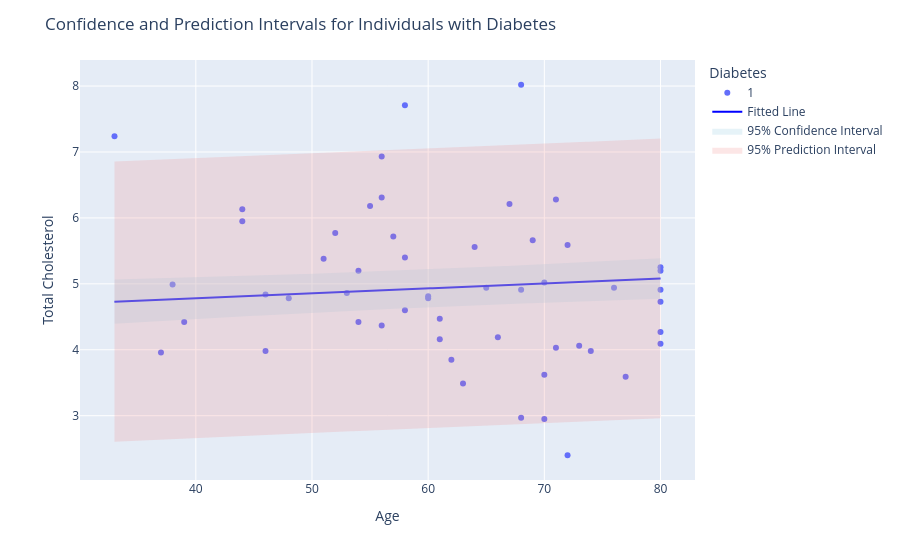
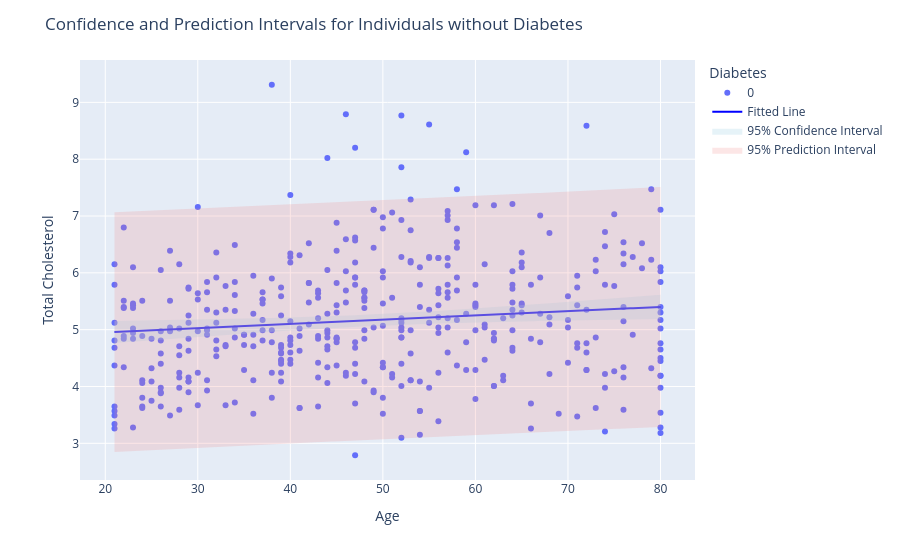

Notebook cell for these charts, in order:
### Code cell
def plot_ci_pred(data, title, diabetes):
    data["Diabetes"] = data["Diabetes"].astype(str)
    fig = px.scatter(data, x="Age", y="TotChol", color="Diabetes")
    
    age_grid = np.linspace(data["Age"].min(), data["Age"].max(), 200)
    diabetes_term = np.ones(len(age_grid)) if diabetes else np.zeros(len(age_grid))
    Xg = np.column_stack((np.ones(len(age_grid)), age_grid, diabetes_term))
    fig.add_trace(go.Scatter(x=age_grid, y=model.predict(Xg), mode="lines", line=dict(color="blue"), name="Fitted Line"))
    sf = model.get_prediction(Xg).summary_frame(alpha=0.05)

    fig.add_trace(go.Scatter(x=age_grid, y=sf["mean_ci_lower"], mode="lines",
                             line=dict(color="lightblue", width=0), showlegend=False, hoverinfo="skip"))
    fig.add_trace(go.Scatter(x=age_grid, y=sf["mean_ci_upper"], mode="lines",
                             fill="tonexty", fillcolor="rgba(173,216,230,0.3)",
                             name="95% Confidence Interval", line=dict(color="lightblue", width=0)))

    fig.add_trace(go.Scatter(x=age_grid, y=sf["obs_ci_lower"], mode="lines",
                             line=dict(color="lightcoral", width=0, dash="dash"),
                             showlegend=False, hoverinfo="skip"))
    fig.add_trace(go.Scatter(x=age_grid, y=sf["obs_ci_upper"], mode="lines",
                             fill="tonexty", fillcolor="rgba(240,128,128,0.2)",
                             name="95% Prediction Interval", line=dict(color="lightcoral", width=0, dash="dash")))

    fig.update_layout(xaxis_title="Age", yaxis_title="Total Cholesterol", title=title)
    fig.show()

plot_ci_pred(df[df["Diabetes"] == 1], "Confidence and Prediction Intervals for Individuals with Diabetes", 1)
plot_ci_pred(df[df["Diabetes"] == 0], "Confidence and Prediction Intervals for Individuals without Diabetes", 0)

### Figure 1 — Plotly figure (JSON) as saved in the notebook; plotly's stock layout.template omitted (floating-point values rounded to 4 significant figures; data arrays with more than 128 entries replaced by an {"elided": "..."} marker saying what was removed)
{"data": [{"hovertemplate": "Diabetes=1<br>Age=%{x}<br>TotChol=%{y}<extra></extra>", "legendgroup": "1", "marker": {"color": "#636efa", "symbol": "circle"}, "mode": "markers", "name": "1", "orientation": "v", "showlegend": true, "type": "scatter", "x": [70, 46, 46, 80, 51, 54, 70, 61, 44, 60, 56, 77, 67, 72, 53, 71, 80, 61, 76, 72, 48, 52, 62, 74, 60, 70, 38, 55, 64, 71, 65, 56, 56, 68, 80, 80, 44, 68, 39, 54, 80, 58, 69, 68, 63, 80, 33, 73, 66, 57, 58, 58, 37], "xaxis": "x", "y": [2.95, 3.98, 4.84, 5.2, 5.38, 4.42, 3.62, 4.16, 5.95, 4.78, 6.31, 3.59, 6.21, 2.4, 4.86, 4.03, 4.91, 4.47, 4.94, 5.59, 4.78, 5.77, 3.85, 3.98, 4.81, 5.02, 4.99, 6.18, 5.56, 6.28, 4.94, 6.93, 4.37, 8.02, 4.09, 4.73, 6.13, 4.91, 4.42, 5.2, 4.27, 4.6, 5.66, 2.97, 3.49, 5.25, 7.24, 4.06, 4.19, 5.72, 7.71, 5.4, 3.96], "yaxis": "y"}, {"line": {"color": "blue"}, "mode": "lines", "name": "Fitted Line", "type": "scatter", "x": {"elided": "200 float values"}, "y": {"elided": "200 float values"}}, {"hoverinfo": "skip", "line": {"color": "lightblue", "width": 0}, "mode": "lines", "showlegend": false, "type": "scatter", "x": {"elided": "200 float values"}, "y": {"elided": "200 float values"}}, {"fill": "tonexty", "fillcolor": "rgba(173,216,230,0.3)", "line": {"color": "lightblue", "width": 0}, "mode": "lines", "name": "95% Confidence Interval", "type": "scatter", "x": {"elided": "200 float values"}, "y": {"elided": "200 float values"}}, {"hoverinfo": "skip", "line": {"color": "lightcoral", "dash": "dash", "width": 0}, "mode": "lines", "showlegend": false, "type": "scatter", "x": {"elided": "200 float values"}, "y": {"elided": "200 float values"}}, {"fill": "tonexty", "fillcolor": "rgba(240,128,128,0.2)", "line": {"color": "lightcoral", "dash": "dash", "width": 0}, "mode": "lines", "name": "95% Prediction Interval", "type": "scatter", "x": {"elided": "200 float values"}, "y": {"elided": "200 float values"}}], "layout": {"legend": {"title": {"text": "Diabetes"}, "tracegroupgap": 0}, "margin": {"t": 60}, "title": {"text": "Confidence and Prediction Intervals for Individuals with Diabetes"}, "xaxis": {"anchor": "y", "domain": [0, 1], "title": {"text": "Age"}}, "yaxis": {"anchor": "x", "domain": [0, 1], "title": {"text": "Total Cholesterol"}}}}

### Figure 2 — Plotly figure (JSON) as saved in the notebook; plotly's stock layout.template omitted (floating-point values rounded to 4 significant figures; data arrays with more than 128 entries replaced by an {"elided": "..."} marker saying what was removed)
{"data": [{"hovertemplate": "Diabetes=0<br>Age=%{x}<br>TotChol=%{y}<extra></extra>", "legendgroup": "0", "marker": {"color": "#636efa", "symbol": "circle"}, "mode": "markers", "name": "0", "orientation": "v", "showlegend": true, "type": "scatter", "x": {"elided": "420 int values"}, "xaxis": "x", "y": {"elided": "420 float values"}, "yaxis": "y"}, {"line": {"color": "blue"}, "mode": "lines", "name": "Fitted Line", "type": "scatter", "x": {"elided": "200 float values"}, "y": {"elided": "200 float values"}}, {"hoverinfo": "skip", "line": {"color": "lightblue", "width": 0}, "mode": "lines", "showlegend": false, "type": "scatter", "x": {"elided": "200 float values"}, "y": {"elided": "200 float values"}}, {"fill": "tonexty", "fillcolor": "rgba(173,216,230,0.3)", "line": {"color": "lightblue", "width": 0}, "mode": "lines", "name": "95% Confidence Interval", "type": "scatter", "x": {"elided": "200 float values"}, "y": {"elided": "200 float values"}}, {"hoverinfo": "skip", "line": {"color": "lightcoral", "dash": "dash", "width": 0}, "mode": "lines", "showlegend": false, "type": "scatter", "x": {"elided": "200 float values"}, "y": {"elided": "200 float values"}}, {"fill": "tonexty", "fillcolor": "rgba(240,128,128,0.2)", "line": {"color": "lightcoral", "dash": "dash", "width": 0}, "mode": "lines", "name": "95% Prediction Interval", "type": "scatter", "x": {"elided": "200 float values"}, "y": {"elided": "200 float values"}}], "layout": {"legend": {"title": {"text": "Diabetes"}, "tracegroupgap": 0}, "margin": {"t": 60}, "title": {"text": "Confidence and Prediction Intervals for Individuals without Diabetes"}, "xaxis": {"anchor": "y", "domain": [0, 1], "title": {"text": "Age"}}, "yaxis": {"anchor": "x", "domain": [0, 1], "title": {"text": "Total Cholesterol"}}}}
